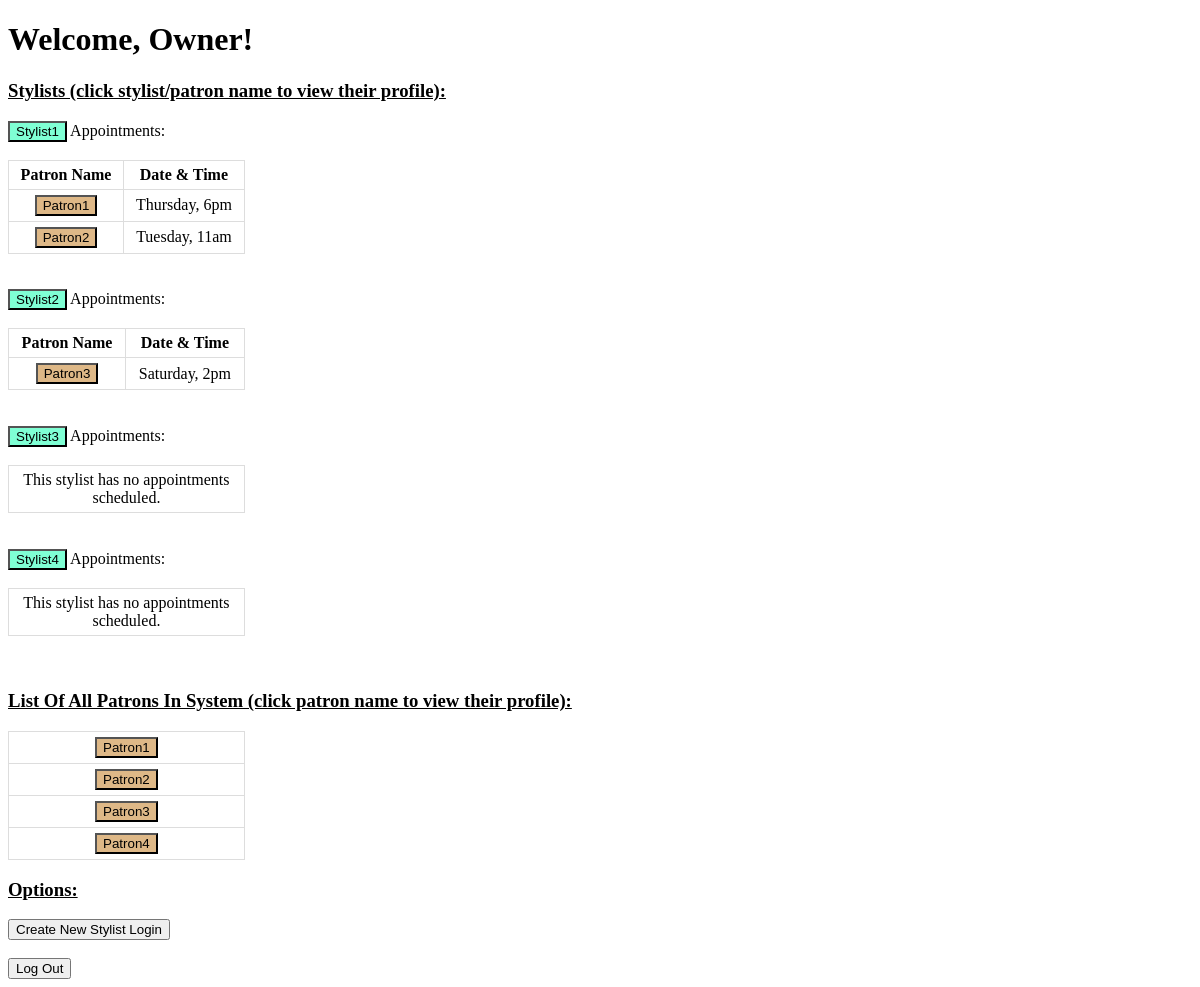
The app's page /owner-page/, older data.
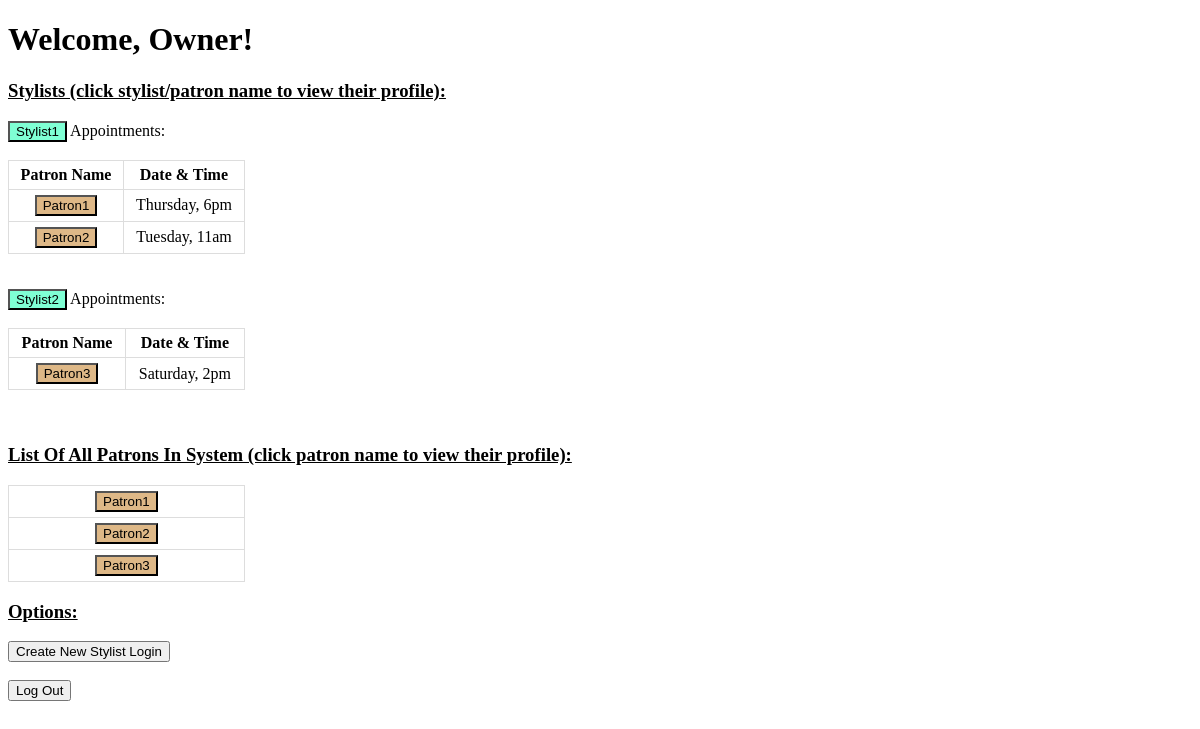
The same page, newer data.
### salon.py (models this page shows, shortened)
class Stylist(db.Model):
    id = db.Column(db.Integer, primary_key=True)
    name = db.Column(db.String(80))
    username = db.Column(db.String(80))
    password = db.Column(db.String(80))
    appointments = db.relationship('Appointment', backref='stylist', lazy='select')

class Appointment(db.Model):
    id = db.Column(db.Integer, primary_key=True)
    day = db.Column(db.String(80))
    time = db.Column(db.String(80))
    stylist_id = db.Column(db.Integer, db.ForeignKey('stylist.id'))
    patron_id = db.Column(db.Integer, db.ForeignKey('patron.id'))

class Patron(db.Model):
    id = db.Column(db.Integer, primary_key=True)
    name = db.Column(db.String(80))
    username = db.Column(db.String(80))
    password = db.Column(db.String(80))
    appointments = db.relationship('Appointment', backref='patron', lazy='select')

### salon.py (the view)
@app.route("/owner-page/", methods=["GET"])
def owner_page():
    return render_template("owner.html", stylists=Stylist.query.all(), patrons=Patron.query.all())

### templates/owner.html (shortened to what this page needs)
{% extends 'base.html' %}
{% block content %}
<h1>Welcome, Owner!</h1>
<div>
    <h3><u>Stylists (click stylist/patron name to view their profile):</u></h3>
    {% if stylists %}
        {% for stylist in stylists %}
            <form action="{{ url_for('stylist_page', stylist=stylist.name, owner='yes') }}" method="get">
                <input style="background-color:aquamarine" type="submit" value="{{stylist.name}}"/>
                Appointments: <br><br>
            </form>
            <table>
            {% if stylist.appointments%}
            <th>Patron Name</th>
            <th>Date & Time</th>
                {% for appointment in stylist.appointments %}
                    <tr>
                        <td>
                            <form action="{{ url_for('patron_page', patron=appointment.patron.name) }}" method="get">
                                <input style="background-color:burlywood" type="submit" value="{{appointment.patron.name}}"/>
                            </form>
                        </td>
                        <td>
                            {{ appointment.day }}, {{ appointment.time }}
                        </td>
                    <tr>
                {% endfor %}
            {% else %}
                <tr><td>This stylist has no appointments scheduled.</td></tr>
            {% endif %}
            </table>
            <br>
            <br>
        {% endfor %}
    {% endif %}
</div>
<h3><u>List Of All Patrons In System (click patron name to view their profile):</u></h3>
<table>
    {% if patrons %}
        {% for patron in patrons %}
            <tr><td>
                <form action="{{ url_for('patron_page', patron=patron.name) }}" method="get">
                        <input style="background-color:burlywood" type="submit" value="{{patron.name}}"/>
                </form>
            </td></tr>
        {% endfor %}
    {% else %}
    <tr><td>There are no patrons in the system!</td></tr>
    {% endif %}
</table>
<h3><u>Options:</u></h3>
<div>
    <form action="{{ url_for('stylist_creation_page') }}" method="get">
        <input type="submit" value="Create New Stylist Login"/>
    </form>
</div>
<br>
<div>
    <form action="{{ url_for('login_page') }}" method="get">
        <input type="submit" value="Log Out"/>
    </form>
</div>
{% endblock %}

### templates/base.html (shortened to what this page needs)
<!DOCTYPE html>
<html lang="en">
<head>
</head>
<body>
    {% block content %}
    {% endblock %}
</body>
</html>

### templates/owner.html (style rules this page uses)
table { border-collapse: collapse; width: 20%; }
td, th { border: 1px solid #dddddd; text-align: center; padding: 5px; }

Row changes from the older to the newer data that the page shows:
removed Stylist: name "Stylist3", shows "This stylist has no appointments scheduled."
removed Stylist: name "Stylist4", shows "This stylist has no appointments scheduled."
removed Patron: name "Patron4"
